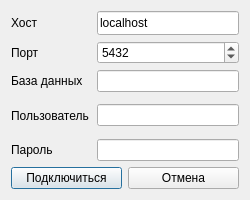
<?xml version="1.0" encoding="UTF-8"?>
<ui version="4.0">
 <class>ConnectionDialog</class>
 <widget class="QDialog" name="ConnectionDialog">
  <property name="geometry">
   <rect>
    <x>0</x>
    <y>0</y>
    <width>250</width>
    <height>200</height>
   </rect>
  </property>
  <property name="sizePolicy">
   <sizepolicy hsizetype="Expanding" vsizetype="Expanding">
    <horstretch>0</horstretch>
    <verstretch>0</verstretch>
   </sizepolicy>
  </property>
  <property name="minimumSize">
   <size>
    <width>250</width>
    <height>200</height>
   </size>
  </property>
  <property name="maximumSize">
   <size>
    <width>300</width>
    <height>300</height>
   </size>
  </property>
  <property name="windowTitle">
   <string>Подключение к базе</string>
  </property>
  <property name="sizeGripEnabled">
   <bool>false</bool>
  </property>
  <property name="modal">
   <bool>false</bool>
  </property>
  <layout class="QGridLayout" name="gridLayout">
   <item row="0" column="0">
    <layout class="QHBoxLayout" name="horizontalLayout_3">
     <item>
      <widget class="QLabel" name="HostLabel">
       <property name="sizePolicy">
        <sizepolicy hsizetype="Fixed" vsizetype="Fixed">
         <horstretch>0</horstretch>
         <verstretch>0</verstretch>
        </sizepolicy>
       </property>
       <property name="minimumSize">
        <size>
         <width>80</width>
         <height>0</height>
        </size>
       </property>
       <property name="maximumSize">
        <size>
         <width>80</width>
         <height>16777215</height>
        </size>
       </property>
       <property name="text">
        <string>Хост</string>
       </property>
      </widget>
     </item>
     <item>
      <widget class="QLineEdit" name="HostLine">
       <property name="maximumSize">
        <size>
         <width>194</width>
         <height>25</height>
        </size>
       </property>
       <property name="text">
        <string>localhost</string>
       </property>
      </widget>
     </item>
    </layout>
   </item>
   <item row="1" column="0">
    <layout class="QHBoxLayout" name="horizontalLayout_2">
     <item>
      <widget class="QLabel" name="PortLabel">
       <property name="minimumSize">
        <size>
         <width>80</width>
         <height>0</height>
        </size>
       </property>
       <property name="maximumSize">
        <size>
         <width>80</width>
         <height>16777215</height>
        </size>
       </property>
       <property name="text">
        <string>Порт</string>
       </property>
      </widget>
     </item>
     <item>
      <widget class="QSpinBox" name="PortLine">
       <property name="toolTip">
        <string>&lt;html&gt;&lt;head/&gt;&lt;body&gt;&lt;p&gt;&lt;br/&gt;&lt;/p&gt;&lt;/body&gt;&lt;/html&gt;</string>
       </property>
       <property name="styleSheet">
        <string notr="true"/>
       </property>
       <property name="minimum">
        <number>0</number>
       </property>
       <property name="maximum">
        <number>9999</number>
       </property>
       <property name="value">
        <number>5432</number>
       </property>
      </widget>
     </item>
    </layout>
   </item>
   <item row="2" column="0">
    <layout class="QHBoxLayout" name="horizontalLayout_5">
     <item>
      <widget class="QLabel" name="DatabaseLabel">
       <property name="minimumSize">
        <size>
         <width>80</width>
         <height>0</height>
        </size>
       </property>
       <property name="maximumSize">
        <size>
         <width>80</width>
         <height>16777215</height>
        </size>
       </property>
       <property name="text">
        <string>База данных</string>
       </property>
      </widget>
     </item>
     <item>
      <widget class="QLineEdit" name="DatabaseLine">
       <property name="maximumSize">
        <size>
         <width>190</width>
         <height>16777215</height>
        </size>
       </property>
       <property name="text">
        <string/>
       </property>
      </widget>
     </item>
    </layout>
   </item>
   <item row="3" column="0">
    <layout class="QHBoxLayout" name="horizontalLayout_6">
     <item>
      <widget class="QLabel" name="UserLabel">
       <property name="sizePolicy">
        <sizepolicy hsizetype="Fixed" vsizetype="Fixed">
         <horstretch>0</horstretch>
         <verstretch>0</verstretch>
        </sizepolicy>
       </property>
       <property name="minimumSize">
        <size>
         <width>80</width>
         <height>35</height>
        </size>
       </property>
       <property name="maximumSize">
        <size>
         <width>80</width>
         <height>35</height>
        </size>
       </property>
       <property name="text">
        <string>Пользователь</string>
       </property>
      </widget>
     </item>
     <item>
      <widget class="QLineEdit" name="UserLine">
       <property name="minimumSize">
        <size>
         <width>0</width>
         <height>0</height>
        </size>
       </property>
       <property name="maximumSize">
        <size>
         <width>190</width>
         <height>16777215</height>
        </size>
       </property>
       <property name="text">
        <string/>
       </property>
      </widget>
     </item>
    </layout>
   </item>
   <item row="4" column="0">
    <layout class="QHBoxLayout" name="horizontalLayout_7">
     <item>
      <widget class="QLabel" name="PasswordLabel">
       <property name="minimumSize">
        <size>
         <width>80</width>
         <height>0</height>
        </size>
       </property>
       <property name="maximumSize">
        <size>
         <width>80</width>
         <height>16777215</height>
        </size>
       </property>
       <property name="text">
        <string>Пароль</string>
       </property>
      </widget>
     </item>
     <item>
      <widget class="QLineEdit" name="PasswordLine">
       <property name="minimumSize">
        <size>
         <width>0</width>
         <height>0</height>
        </size>
       </property>
       <property name="maximumSize">
        <size>
         <width>190</width>
         <height>16777215</height>
        </size>
       </property>
       <property name="text">
        <string/>
       </property>
      </widget>
     </item>
    </layout>
   </item>
   <item row="5" column="0">
    <layout class="QHBoxLayout" name="horizontalLayout">
     <item>
      <widget class="QPushButton" name="Connect">
       <property name="styleSheet">
        <string notr="true"/>
       </property>
       <property name="text">
        <string>Подключиться</string>
       </property>
      </widget>
     </item>
     <item>
      <widget class="QPushButton" name="CancelConnect">
       <property name="text">
        <string>Отмена</string>
       </property>
      </widget>
     </item>
    </layout>
   </item>
  </layout>
 </widget>
 <resources/>
 <connections>
  <connection>
   <sender>CancelConnect</sender>
   <signal>clicked()</signal>
   <receiver>ConnectionDialog</receiver>
   <slot>close()</slot>
   <hints>
    <hint type="sourcelabel">
     <x>256</x>
     <y>254</y>
    </hint>
    <hint type="destinationlabel">
     <x>199</x>
     <y>149</y>
    </hint>
   </hints>
  </connection>
 </connections>
</ui>
